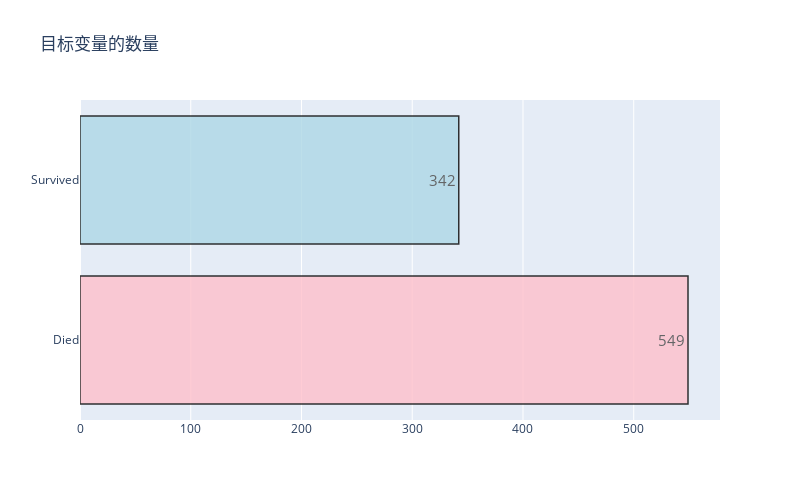
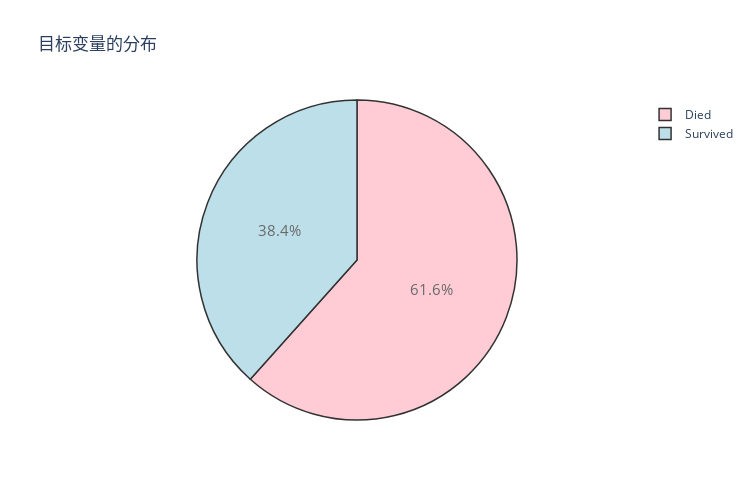

The notebook cell these images were saved under, in order:
### Code cell
#画图
train = data[data['Type']=='train']

#数量
trace = go.Bar(
        x = (train['Survived'].value_counts().values.tolist()), 
        y = ['Died', 'Survived'], 
        orientation = 'h', opacity = 0.8, 
        text=train['Survived'].value_counts().values.tolist(), 
        textfont=dict(size=15),
        textposition = 'auto',
        marker=dict(
        color=['pink', 'lightblue'],
        line=dict(color='#000000',width=1.5)
        ))

layout = dict(title =  '目标变量的数量',
                        autosize = False,
                        height  = 500,
                        width   = 800)
                    
fig = dict(data = [trace], layout=layout)
py.iplot(fig)

#百分比
trace = go.Pie(labels = ['Died', 'Survived'], values = train['Survived'].value_counts(), 
               textfont=dict(size=15), opacity = 0.8,
               marker=dict(colors=['pink', 'lightblue'], 
                           line=dict(color='#000000', width=1.5)))


layout = dict(title =  '目标变量的分布',
                        autosize = True,
                        height  = 500,
                        width   = 750)
           
fig = dict(data = [trace], layout=layout)
py.iplot(fig)

### Figure 1 — Plotly figure (JSON) as saved in the notebook; plotly's stock layout.template omitted (floating-point values rounded to 4 significant figures)
{"data": [{"marker": {"color": ["pink", "lightblue"], "line": {"color": "#000000", "width": 1.5}}, "opacity": 0.8, "orientation": "h", "text": ["549", "342"], "textfont": {"size": 15}, "textposition": "auto", "type": "bar", "x": [549, 342], "y": ["Died", "Survived"]}], "layout": {"autosize": false, "height": 500, "title": {"text": "目标变量的数量"}, "width": 800}}

### Figure 2 — Plotly figure (JSON) as saved in the notebook; plotly's stock layout.template omitted (floating-point values rounded to 4 significant figures)
{"data": [{"labels": ["Died", "Survived"], "marker": {"colors": ["pink", "lightblue"], "line": {"color": "#000000", "width": 1.5}}, "opacity": 0.8, "textfont": {"size": 15}, "type": "pie", "values": [549, 342]}], "layout": {"autosize": true, "height": 500, "title": {"text": "目标变量的分布"}, "width": 750}}
